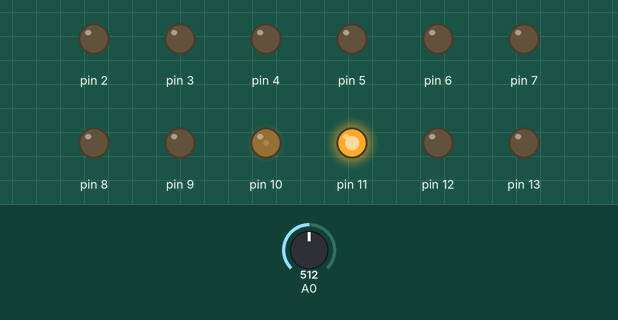
This program was run on a simulated Arduino Nano, built with avr-gcc and run on an emulated ATmega328P. Shown: output pins drawn as LEDs (lit = HIGH). Inputs (shaded band) come from the test bench; at power-on: A0 = 512. What the program prints to the serial monitor is not drawn.

Above: at 0.1 s.
Timing chart, 0 to 1.6 s (numbered marks = the images above):
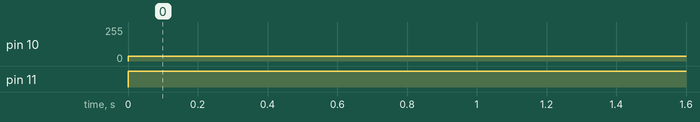

Measured:
- by itself, pin 10: 0/255 → 35/255 at 0.00 s
- by itself, pin 11: LOW → HIGH at 0.00 s

The program:

main.cpp
```cpp
#include <Monkey.h>

Monkey eyesLR(A0, 12, 11, 10, 1800, 2870, 100); // move with pwm = 30
Monkey eyesUD(A1, 7, 8, 9, 1350, 2100, 90); // move with pwm = 40
Monkey brows(A2, 4, 5, 6, 1800, 2500, 40); // move with pwm = 60
//Monkey lids(A3, 13 ,2 ,3, 800, 1800, 100); // move with pwm = 90
Monkey headLR(A0, 11, 12, 10, 1100, 3200, 100);
Monkey headUD(A1, 4, 5, 6, 1800, 2600, 100);
Monkey mouth(A2, 8, 7, 9, 1300, 2300, 40);
Monkey nose(A3, 13, 2, 3, 0, 0, 1);

void setup() {
  Serial.begin(9600);
}
void loop() {
/*
Serial.println("begin");

Serial.println("HEAD LR");
headLR.moveto(0,80);
delay(200);
headLR.moveto(100,80);
delay(200);

Serial.println("HEAD UD");
headUD.moveto(0,80);
delay(200);
headUD.moveto(100,80);
delay(200);

Serial.println("MOUTH");
mouth.moveto(0,100);
delay(200);
mouth.moveto(100,100);
delay(200);

Serial.println("NOSE");
nose.movespecific(100,0,50);
delay(100);
nose.movespecific(100,1,50);
*/
Serial.println("Eyes LR");
eyesLR.moveto(0, 35);
delay(200);
eyesLR.moveto(100, 35);
delay(200);
Serial.println("Eyes UD");
eyesUD.moveto(0,30);
delay(200);
eyesUD.moveto(100,30);
delay(200);

/*
Serial.println("brows");
brows.moveto(0,100);
delay(200);
brows.moveto(100,100);
delay(200);


lids.moveto(100,120);
delay(200);
lids.moveto(0,120);
delay(200);
eyesLR.moveto(50,60);
delay(200);
eyesUD.moveto(50,40);
delay(200);
lids.moveto(50,120);
delay(200);
brows.moveto(50,60);
delay(200);
*/


/*
int LRgoal = map(analogRead(A3), 0, 4095, 0, 100);

headLR.moveto(LRgoal, 150);

int tiltgoal = map(analogRead(A4), 0, 4095, 0, 100);

headtilt.moveto(tiltgoal, 90);

int mouthgoal = map(analogRead(A5), 0, 4095, 0, 100);
mouth.printvalue();
mouth.moveto(mouthgoal, 120);
*/
/*

bool nosebutton = digitalRead(0);
Serial.print(nosebutton);
if (nosebutton == true)
{
nose.movespecific(100,0,50);
delay(100);
nose.movespecific(100,1,50);
}
*/
/*
int browgoal = map(analogRead(A6), 0, 4095, 0, 100);

brows.moveto(browgoal, 45);

int LRgoal = map(analogRead(A4), 0, 4095, 0, 100);

eyesLR.moveto(LRgoal, 35);

int UDgoal = map(analogRead(A5), 0, 4095, 0, 100);

eyesUD.moveto(UDgoal, 45);
*/
}
```

Monkey.cpp
```cpp
#include "Arduino.h"
#include "Monkey.h"
Monkey::Monkey(byte potentiometer_pin, int dir_pin1, int dir_pin2, int pwm_pin, int min_Ain, int max_Ain, int tolerance) {
	_potentiometer_pin = potentiometer_pin;
    _dir_pin1 = dir_pin1;
    _dir_pin2 = dir_pin2;
    _pwm_pin = pwm_pin;
    _min_Ain = min_Ain;
    _max_Ain = max_Ain;
    _tolerance = tolerance; // constructor assigns private variables to args

    pinMode(potentiometer_pin, INPUT);
    pinMode(dir_pin1, OUTPUT);
    pinMode(dir_pin2, OUTPUT);
    pinMode(pwm_pin, OUTPUT); // set all pinmodes
} // constructor now complete

void Monkey::moveto(int pos, int pwm){// pos will be 0 to 100
    int pot_now = analogRead(_potentiometer_pin); //find current pot value
    int goal = map(pos, 0, 100, _min_Ain, _max_Ain); // work out intended pot value
    int error = goal - pot_now;

    if (abs(error) > _tolerance){ // only power motor when magnitude of error exceeds tolerance
        if(pot_now < goal){ // this if/else statement sets direction
            digitalWrite(_dir_pin1, LOW);
            digitalWrite(_dir_pin2, HIGH);
            while (pot_now < goal){
                pot_now = analogRead(_potentiometer_pin);
                Serial.print("Current: ");
                Serial.print(pot_now);
                Serial.print("  Goal: ");
                Serial.println(goal);
                analogWrite(_pwm_pin, pwm);

            }
        }
        else{
            digitalWrite(_dir_pin1, HIGH);
            digitalWrite(_dir_pin2, LOW);

            while (pot_now > goal){
                pot_now = analogRead(_potentiometer_pin);
                Serial.print("Current: ");
                Serial.print(pot_now);
                Serial.print("  Goal: ");
                Serial.println(goal);
                analogWrite(_pwm_pin, pwm);

            }

        }
        analogWrite(_pwm_pin, 0);
        Serial.println("DONE");
    }
}
/*
void Monkey::moveto(int pos, int pwm){// pos will be 0 to 100
    int pot_now = analogRead(_potentiometer_pin); //find current pot value
    int goal = map(pos, 0, 100, _min_Ain, _max_Ain); // work out intended pot value
    int error = goal - pot_now;
    int range = _max_Ain - _min_Ain;

    Serial.println("beginning move");
    Serial.print("Goal:             ");
    Serial.println(goal);
    Serial.print("Pot now:         ");
    Serial.println(pot_now);
    Serial.print("Tolerance:        ");
    Serial.println(_tolerance);

    if (abs(error) > _tolerance)// only power motor when magnitude of error exceeds tolerance
    {
        Monkey::goindirection(pot_now, goal, pwm);
        pot_now = analogRead(_potentiometer_pin);
        error = goal - pot_now;
        //Serial.println(error);
        if (abs(error) < (_tolerance * 3)) // slow down when within N tolerances
        {
            //Serial.println("Fine tuning");
            analogWrite(_pwm_pin, pwm*0.8);
            delayMicroseconds(120);
            analogWrite(_pwm_pin,0);
            delayMicroseconds(40);
        }

    }
    else
    {
        //Serial.println("Within Tolerance");
        analogWrite(_pwm_pin, 0);
    }
    //analogWrite(_pwm_pin, 0);
     // if error is not larger than tolerance ensure PWM is off
}
*/
void Monkey::goindirection(int pot_now, int goal, int pwm)
{
    if(pot_now < goal)
        {
            digitalWrite(_dir_pin1, LOW);
            digitalWrite(_dir_pin2, HIGH);
            analogWrite(_pwm_pin, pwm);
        }else{
            digitalWrite(_dir_pin1, HIGH);
            digitalWrite(_dir_pin2, LOW);
            analogWrite(_pwm_pin, pwm);
        }
}

void Monkey::printvalue(void)
{
    int pot_now = analogRead(_potentiometer_pin);
    Serial.println(pot_now);
}

void Monkey::movespecific(int ms, bool dir, int pwm){
    if (dir == true){
        digitalWrite(_dir_pin1, HIGH);
        digitalWrite(_dir_pin2, LOW);
        analogWrite(_pwm_pin, pwm);
        delay(ms);
        analogWrite(_pwm_pin, 0);
    }
    else{
        digitalWrite(_dir_pin2, HIGH);
        digitalWrite(_dir_pin1, LOW);
        analogWrite(_pwm_pin, pwm);
        delay(ms);
        analogWrite(_pwm_pin, 0);
    }
}
/*
void Monkey::calibrate(void){
    int minR = 2048;
    int maxR = 2048;
    // need to create a function which actuates fully in both directions and
    // records the maximum and minimum values then automatically sets
    // limits to measured values
    }
*/
```

Monkey.h
```cpp
#ifndef Monkey_h
#define Monkey_h
#include "Arduino.h"
class Monkey {
public:
	Monkey(byte potentiometer_pin, int dir_pin1, int dir_pin2, int pwm_pin, int min_Ain, int max_Ain, int tolerance);
	void moveto(int pos, int pwm); // pos will be between 0 and 100,
    void printvalue(void);
    void movespecific(int ms, bool dir, int pwm);
    void goindirection(int pot_now, int goal, int pwm);
    // pwm will be the duty cycle out of 255 (should be max 105 for safety)
private:
    byte _potentiometer_pin; // byte because we need a letter and a character
    int _dir_pin1; // Direction pins
    int _dir_pin2; // dictate H bridge transistors
    int _pwm_pin;  // PWM duty cycle out of 255
    int _min_Ain;  // Minimum and maximum potentiometer voltage values
    int _max_Ain;  // (end of travel for mechanisms)
    int _tolerance;// acceptable error - prevents oscillation
};
#endif
```
